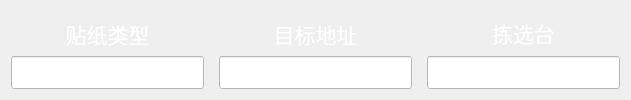
                <widget class="QWidget" name="page_9">
                 <layout class="QGridLayout" name="gridLayout_2">
                  <item row="0" column="0">
                   <layout class="QHBoxLayout" name="horizontalLayout_4" stretch="1,1,1">
                    <property name="spacing">
                     <number>15</number>
                    </property>
                    <item>
                     <layout class="QVBoxLayout" name="verticalLayout_9">
                      <property name="spacing">
                       <number>0</number>
                      </property>
                      <item>
                       <widget class="QLabel" name="label_42">
                        <property name="font">
                         <font>
                          <pointsize>16</pointsize>
                         </font>
                        </property>
                        <property name="styleSheet">
                         <string notr="true">color:#ffffff</string>
                        </property>
                        <property name="text">
                         <string>贴纸类型</string>
                        </property>
                        <property name="alignment">
                         <set>Qt::AlignCenter</set>
                        </property>
                       </widget>
                      </item>
                      <item>
                       <widget class="QLineEdit" name="getLabelNoType">
                        <property name="sizePolicy">
                         <sizepolicy hsizetype="Preferred" vsizetype="Preferred">
                          <horstretch>0</horstretch>
                          <verstretch>0</verstretch>
                         </sizepolicy>
                        </property>
                        <property name="minimumSize">
                         <size>
                          <width>60</width>
                          <height>0</height>
                         </size>
                        </property>
                        <property name="maximumSize">
                         <size>
                          <width>300</width>
                          <height>33</height>
                         </size>
                        </property>
                        <property name="font">
                         <font>
                          <pointsize>16</pointsize>
                         </font>
                        </property>
                        <property name="styleSheet">
                         <string notr="true">background-color: rgb(255, 255, 255);</string>
                        </property>
                       </widget>
                      </item>
                     </layout>
                    </item>
                    <item>
                     <layout class="QVBoxLayout" name="verticalLayout_17">
                      <property name="spacing">
                       <number>0</number>
                      </property>
                      <item>
                       <widget class="QLabel" name="label_46">
                        <property name="font">
                         <font>
                          <pointsize>16</pointsize>
                         </font>
                        </property>
                        <property name="styleSheet">
                         <string notr="true">color:#ffffff</string>
                        </property>
                        <property name="text">
                         <string>目标地址</string>
                        </property>
                        <property name="alignment">
                         <set>Qt::AlignCenter</set>
                        </property>
                       </widget>
                      </item>
                      <item>
                       <widget class="QLineEdit" name="get_Todesc">
                        <property name="sizePolicy">
                         <sizepolicy hsizetype="Preferred" vsizetype="Preferred">
                          <horstretch>0</horstretch>
                          <verstretch>0</verstretch>
                         </sizepolicy>
                        </property>
                        <property name="minimumSize">
                         <size>
                          <width>60</width>
                          <height>0</height>
                         </size>
                        </property>
                        <property name="maximumSize">
                         <size>
                          <width>300</width>
                          <height>33</height>
                         </size>
                        </property>
                        <property name="font">
                         <font>
                          <pointsize>16</pointsize>
                         </font>
                        </property>
                        <property name="styleSheet">
                         <string notr="true">background-color: rgb(255, 255, 255);</string>
                        </property>
                       </widget>
                      </item>
                     </layout>
                    </item>
                    <item>
                     <layout class="QVBoxLayout" name="verticalLayout_12" stretch="1,1">
                      <property name="spacing">
                       <number>1</number>
                      </property>
                      <item>
                       <widget class="QLabel" name="label_37">
                        <property name="font">
                         <font>
                          <pointsize>16</pointsize>
                         </font>
                        </property>
                        <property name="styleSheet">
                         <string notr="true">color:#ffffff</string>
                        </property>
                        <property name="text">
                         <string>拣选台</string>
                        </property>
                        <property name="alignment">
                         <set>Qt::AlignCenter</set>
                        </property>
                       </widget>
                      </item>
                      <item>
                       <widget class="QLineEdit" name="GetoperaterIndex">
                        <property name="sizePolicy">
                         <sizepolicy hsizetype="Preferred" vsizetype="Preferred">
                          <horstretch>0</horstretch>
                          <verstretch>0</verstretch>
                         </sizepolicy>
                        </property>
                        <property name="maximumSize">
                         <size>
                          <width>16777215</width>
                          <height>33</height>
                         </size>
                        </property>
                        <property name="font">
                         <font>
                          <pointsize>16</pointsize>
                         </font>
                        </property>
                        <property name="styleSheet">
                         <string notr="true">background-color: rgb(255, 255, 255);
color: rgb(33, 33, 33);</string>
                        </property>
                       </widget>
                      </item>
                     </layout>
                    </item>
                   </layout>
                  </item>
                 </layout>
                </widget>
